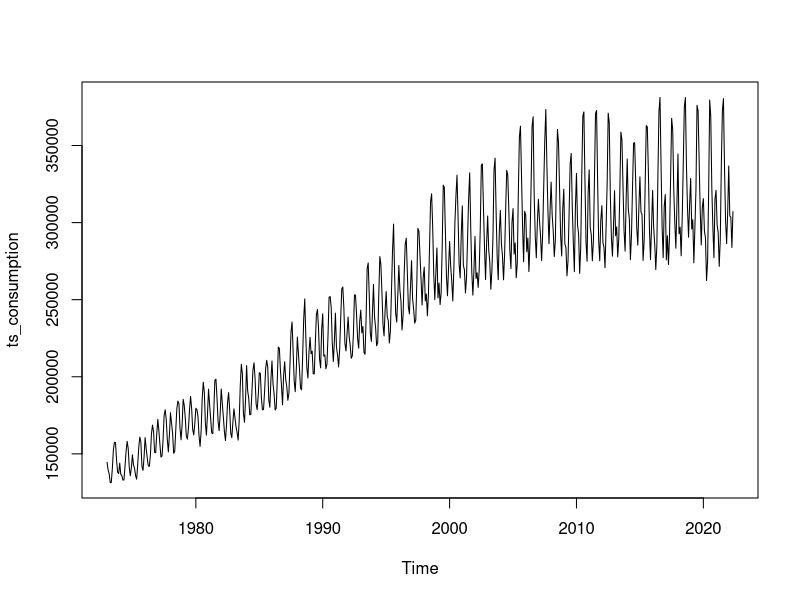

Recreate this plot in R.
## ---- chunk 1
knitr::opts_chunk$set(echo = TRUE)
## ---- chunk 2
library(forecast)
library(caret)
library(ggplot2)
library(pls)
library(dplyr)
## ---- chunk 3
#loading data
electricity_final<-read.csv(file = "electricity_final.csv")
head(electricity_final)
## ---- chunk 4
mon<-0
date_test<-c()
for(year in 1973:2020){
  ifelse(mon<12,mon<-mon+1, mon<-1)
  ifelse(mon<=9,a<-paste(0,mon,sep=''), a<-mon)
  ifelse(mon<9,b<-paste(0,mon+1,sep=''), b<-ifelse(mon<12,mon+1,"01"))
  date_test<-append(date_test,paste(year,a,sep='-'))
  date_test<-append(date_test,paste(year,b,sep='-'))
  
}
print(date_test)
match(date_test,electricity_final$DATE)
testSet<-electricity_final[match(date_test,electricity_final$DATE),]
testSet
trainSet<- electricity_final %>% slice(-c(match(date_test,electricity_final$DATE)))
trainSet

## ---- chunk 5
ts_consumption <- ts(electricity_final$CONSUMPTION , frequency = 12, start = c(1973))
ts_consumption
## ---- chunk 6
plot(ts_consumption)
## ---- chunk 7
electricity_split<- createTimeSlices(ts_consumption, 10, horizon = 2, fixedWindow = FALSE, skip = 0)
str(electricity_split,max.level = 1)
